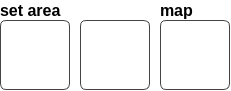
     <widget class="QWidget" name="draw_area_widget" native="true">
      <property name="geometry">
       <rect>
        <x>30</x>
        <y>480</y>
        <width>231</width>
        <height>91</height>
       </rect>
      </property>
      <property name="styleSheet">
       <string notr="true">QWidget {
    background-color: rgba(0, 0, 0, 0);
}
</string>
      </property>
      <widget class="QPushButton" name="restricted_area_button">
       <property name="geometry">
        <rect>
         <x>0</x>
         <y>20</y>
         <width>70</width>
         <height>70</height>
        </rect>
       </property>
       <property name="styleSheet">
        <string notr="true">QPushButton {
	background-image: url(:/file/RegistSelect/restricted_50.png);
    background-repeat: no-repeat;
    background-position: center;
    background-color: #2A2A2A;
	background-color: rgba(255, 255, 255, 180); /* 투명도 추가 */
    border: 1px solid #444444;
    border-radius: 6px;
}
QPushButton:hover {
    background-color: #3A3A3A;
	background-color: rgba(58, 58, 58, 200); /* hover 시 투명도 */
    border: 1px solid #666666;
}
QPushButton:pressed {
    background-color: rgba(51, 51, 51, 220); /* 클릭 시 투명도 */
}
QPushButton:checked {
    background-color: rgba(255, 0, 0, 220); /* 클릭 시 투명도 */
}</string>
       </property>
       <property name="text">
        <string/>
       </property>
       <property name="checkable">
        <bool>true</bool>
       </property>
      </widget>
      <widget class="QPushButton" name="priority_path_area_button">
       <property name="geometry">
        <rect>
         <x>80</x>
         <y>20</y>
         <width>70</width>
         <height>70</height>
        </rect>
       </property>
       <property name="styleSheet">
        <string notr="true">QPushButton {
	background-image: url(:/file/RegistSelect/priority_path_50.png);
    background-repeat: no-repeat;
    background-position: center;
    background-color: #2A2A2A;
	background-color: rgba(255, 255, 255, 180); /* 투명도 추가 */
    border: 1px solid #444444;
    border-radius: 6px;
}
QPushButton:hover {
    background-color: #3A3A3A;
	background-color: rgba(58, 58, 58, 200); /* hover 시 투명도 */
    border: 1px solid #666666;
}
QPushButton:pressed {
    background-color: rgba(51, 51, 51, 220); /* 클릭 시 투명도 */
}
QPushButton:checked {
    background-color: rgba(0, 0, 255, 220); /* 클릭 시 투명도 */
}</string>
       </property>
       <property name="text">
        <string/>
       </property>
       <property name="checkable">
        <bool>true</bool>
       </property>
      </widget>
      <widget class="QPushButton" name="map_control_button">
       <property name="geometry">
        <rect>
         <x>160</x>
         <y>20</y>
         <width>70</width>
         <height>70</height>
        </rect>
       </property>
       <property name="styleSheet">
        <string notr="true">QPushButton {
	background-image: url(:/file/MapControl/map_control.png);
    background-repeat: no-repeat;
    background-position: center;
    background-color: #2A2A2A;
	background-color: rgba(255, 255, 255, 180); /* 투명도 추가 */
    border: 1px solid #444444;
    border-radius: 6px;
}
QPushButton:hover {
    background-color: #3A3A3A;
	background-color: rgba(58, 58, 58, 200); /* hover 시 투명도 */
    border: 1px solid #666666;
}
QPushButton:pressed {
    background-color: rgba(51, 51, 51, 220); /* 클릭 시 투명도 */
}
QPushButton:checked {
    background-color: rgba(70, 130, 180, 220); /* 클릭 시 투명도 */
}</string>
       </property>
       <property name="text">
        <string/>
       </property>
       <property name="checkable">
        <bool>true</bool>
       </property>
      </widget>
      <widget class="QLabel" name="label_3">
       <property name="geometry">
        <rect>
         <x>0</x>
         <y>0</y>
         <width>71</width>
         <height>21</height>
        </rect>
       </property>
       <property name="styleSheet">
        <string notr="true">QLabel {
    color: #000000;
    font-size: 16px;
    font-weight: 500;
    font-family: 'Noto Sans KR Black';
    background: transparent;
}</string>
       </property>
       <property name="text">
        <string>set area</string>
       </property>
      </widget>
      <widget class="QLabel" name="label_5">
       <property name="geometry">
        <rect>
         <x>160</x>
         <y>0</y>
         <width>41</width>
         <height>21</height>
        </rect>
       </property>
       <property name="styleSheet">
        <string notr="true">QLabel {
    color: #000000;
    font-size: 16px;
    font-weight: 500;
    font-family: 'Noto Sans KR Black';
    background: transparent;
}</string>
       </property>
       <property name="text">
        <string>map</string>
       </property>
      </widget>
     </widget>
